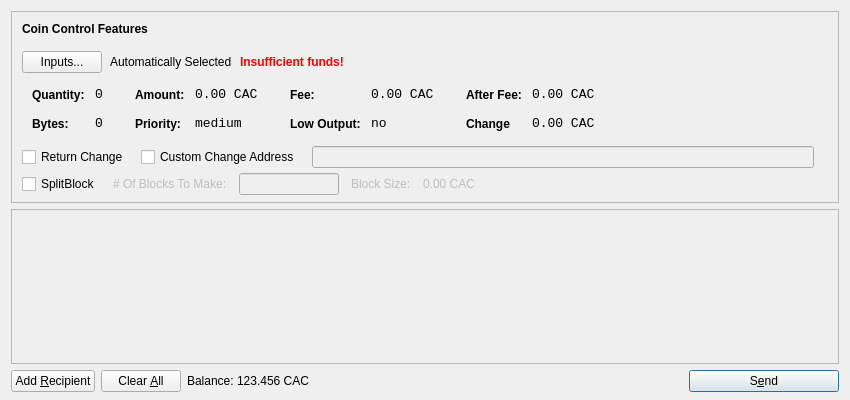
<?xml version="1.0" encoding="UTF-8"?>
<ui version="4.0">
 <class>SendCoinsDialog</class>
 <widget class="QDialog" name="SendCoinsDialog">
  <property name="geometry">
   <rect>
    <x>0</x>
    <y>0</y>
    <width>850</width>
    <height>400</height>
   </rect>
  </property>
  <property name="windowTitle">
   <string>Send Coins</string>
  </property>
  <layout class="QVBoxLayout" name="verticalLayout" stretch="0,1,0">
   <property name="bottomMargin">
    <number>8</number>
   </property>
   <item>
    <widget class="QFrame" name="frameCoinControl">
     <property name="sizePolicy">
      <sizepolicy hsizetype="Expanding" vsizetype="Expanding">
       <horstretch>0</horstretch>
       <verstretch>0</verstretch>
      </sizepolicy>
     </property>
     <property name="maximumSize">
      <size>
       <width>16777215</width>
       <height>16777215</height>
      </size>
     </property>
     <property name="frameShape">
      <enum>QFrame::StyledPanel</enum>
     </property>
     <property name="frameShadow">
      <enum>QFrame::Sunken</enum>
     </property>
     <layout class="QVBoxLayout" name="verticalLayoutCoinControl2">
      <property name="spacing">
       <number>-1</number>
      </property>
      <property name="leftMargin">
       <number>0</number>
      </property>
      <property name="topMargin">
       <number>0</number>
      </property>
      <property name="rightMargin">
       <number>0</number>
      </property>
      <property name="bottomMargin">
       <number>6</number>
      </property>
      <item>
       <layout class="QVBoxLayout" name="verticalLayoutCoinControl" stretch="0,0,0,0,1">
        <property name="spacing">
         <number>0</number>
        </property>
        <property name="leftMargin">
         <number>10</number>
        </property>
        <property name="topMargin">
         <number>10</number>
        </property>
        <item>
         <layout class="QHBoxLayout" name="horizontalLayoutCoinControl1">
          <property name="bottomMargin">
           <number>15</number>
          </property>
          <item>
           <widget class="QLabel" name="labelCoinControlFeatures">
            <property name="sizePolicy">
             <sizepolicy hsizetype="Preferred" vsizetype="Maximum">
              <horstretch>0</horstretch>
              <verstretch>0</verstretch>
             </sizepolicy>
            </property>
            <property name="font">
             <font>
              <weight>75</weight>
              <bold>true</bold>
             </font>
            </property>
            <property name="styleSheet">
             <string notr="true">font-weight:bold;</string>
            </property>
            <property name="text">
             <string>Coin Control Features</string>
            </property>
           </widget>
          </item>
         </layout>
        </item>
        <item>
         <layout class="QHBoxLayout" name="horizontalLayoutCoinControl2" stretch="0,0,0,0">
          <property name="spacing">
           <number>8</number>
          </property>
          <property name="bottomMargin">
           <number>10</number>
          </property>
          <item>
           <widget class="QPushButton" name="pushButtonCoinControl">
            <property name="styleSheet">
             <string notr="true"/>
            </property>
            <property name="text">
             <string>Inputs...</string>
            </property>
           </widget>
          </item>
          <item>
           <widget class="QLabel" name="labelCoinControlAutomaticallySelected">
            <property name="text">
             <string>Automatically Selected</string>
            </property>
            <property name="margin">
             <number>5</number>
            </property>
           </widget>
          </item>
          <item>
           <widget class="QLabel" name="labelCoinControlInsuffFunds">
            <property name="font">
             <font>
              <weight>75</weight>
              <bold>true</bold>
             </font>
            </property>
            <property name="styleSheet">
             <string notr="true">color:red;font-weight:bold;</string>
            </property>
            <property name="text">
             <string>Insufficient funds!</string>
            </property>
            <property name="margin">
             <number>5</number>
            </property>
           </widget>
          </item>
          <item>
           <spacer name="horizontalSpacerCoinControl">
            <property name="orientation">
             <enum>Qt::Horizontal</enum>
            </property>
            <property name="sizeHint" stdset="0">
             <size>
              <width>40</width>
              <height>1</height>
             </size>
            </property>
           </spacer>
          </item>
         </layout>
        </item>
        <item>
         <widget class="QWidget" name="widgetCoinControl" native="true">
          <property name="sizePolicy">
           <sizepolicy hsizetype="Preferred" vsizetype="Preferred">
            <horstretch>0</horstretch>
            <verstretch>0</verstretch>
           </sizepolicy>
          </property>
          <property name="minimumSize">
           <size>
            <width>0</width>
            <height>0</height>
           </size>
          </property>
          <property name="styleSheet">
           <string notr="true"/>
          </property>
          <layout class="QHBoxLayout" name="horizontalLayoutCoinControl5">
           <property name="margin">
            <number>0</number>
           </property>
           <item>
            <layout class="QHBoxLayout" name="horizontalLayoutCoinControl3" stretch="0,0,0,1">
             <property name="spacing">
              <number>20</number>
             </property>
             <property name="topMargin">
              <number>0</number>
             </property>
             <property name="bottomMargin">
              <number>10</number>
             </property>
             <item>
              <layout class="QFormLayout" name="formLayoutCoinControl1">
               <property name="horizontalSpacing">
                <number>10</number>
               </property>
               <property name="verticalSpacing">
                <number>14</number>
               </property>
               <property name="leftMargin">
                <number>10</number>
               </property>
               <property name="topMargin">
                <number>4</number>
               </property>
               <property name="rightMargin">
                <number>6</number>
               </property>
               <item row="0" column="0">
                <widget class="QLabel" name="labelCoinControlQuantityText">
                 <property name="styleSheet">
                  <string notr="true">font-weight:bold;</string>
                 </property>
                 <property name="text">
                  <string>Quantity:</string>
                 </property>
                 <property name="margin">
                  <number>0</number>
                 </property>
                </widget>
               </item>
               <item row="0" column="1">
                <widget class="QLabel" name="labelCoinControlQuantity">
                 <property name="font">
                  <font>
                   <family>Monospace</family>
                   <pointsize>10</pointsize>
                  </font>
                 </property>
                 <property name="cursor">
                  <cursorShape>IBeamCursor</cursorShape>
                 </property>
                 <property name="contextMenuPolicy">
                  <enum>Qt::ActionsContextMenu</enum>
                 </property>
                 <property name="text">
                  <string>0</string>
                 </property>
                 <property name="margin">
                  <number>0</number>
                 </property>
                 <property name="textInteractionFlags">
                  <set>Qt::LinksAccessibleByMouse|Qt::TextSelectableByKeyboard|Qt::TextSelectableByMouse</set>
                 </property>
                </widget>
               </item>
               <item row="1" column="0">
                <widget class="QLabel" name="labelCoinControlBytesText">
                 <property name="styleSheet">
                  <string notr="true">font-weight:bold;</string>
                 </property>
                 <property name="text">
                  <string>Bytes:</string>
                 </property>
                </widget>
               </item>
               <item row="1" column="1">
                <widget class="QLabel" name="labelCoinControlBytes">
                 <property name="font">
                  <font>
                   <family>Monospace</family>
                   <pointsize>10</pointsize>
                  </font>
                 </property>
                 <property name="cursor">
                  <cursorShape>IBeamCursor</cursorShape>
                 </property>
                 <property name="contextMenuPolicy">
                  <enum>Qt::ActionsContextMenu</enum>
                 </property>
                 <property name="text">
                  <string>0</string>
                 </property>
                 <property name="textInteractionFlags">
                  <set>Qt::LinksAccessibleByMouse|Qt::TextSelectableByKeyboard|Qt::TextSelectableByMouse</set>
                 </property>
                </widget>
               </item>
              </layout>
             </item>
             <item>
              <layout class="QFormLayout" name="formLayoutCoinControl2">
               <property name="horizontalSpacing">
                <number>10</number>
               </property>
               <property name="verticalSpacing">
                <number>14</number>
               </property>
               <property name="leftMargin">
                <number>6</number>
               </property>
               <property name="topMargin">
                <number>4</number>
               </property>
               <property name="rightMargin">
                <number>6</number>
               </property>
               <item row="0" column="0">
                <widget class="QLabel" name="labelCoinControlAmountText">
                 <property name="styleSheet">
                  <string notr="true">font-weight:bold;</string>
                 </property>
                 <property name="text">
                  <string>Amount:</string>
                 </property>
                 <property name="margin">
                  <number>0</number>
                 </property>
                </widget>
               </item>
               <item row="0" column="1">
                <widget class="QLabel" name="labelCoinControlAmount">
                 <property name="font">
                  <font>
                   <family>Monospace</family>
                   <pointsize>10</pointsize>
                  </font>
                 </property>
                 <property name="cursor">
                  <cursorShape>IBeamCursor</cursorShape>
                 </property>
                 <property name="contextMenuPolicy">
                  <enum>Qt::ActionsContextMenu</enum>
                 </property>
                 <property name="text">
                  <string>0.00 CAC</string>
                 </property>
                 <property name="textInteractionFlags">
                  <set>Qt::LinksAccessibleByMouse|Qt::TextSelectableByKeyboard|Qt::TextSelectableByMouse</set>
                 </property>
                </widget>
               </item>
               <item row="1" column="0">
                <widget class="QLabel" name="labelCoinControlPriorityText">
                 <property name="styleSheet">
                  <string notr="true">font-weight:bold;</string>
                 </property>
                 <property name="text">
                  <string>Priority:</string>
                 </property>
                </widget>
               </item>
               <item row="1" column="1">
                <widget class="QLabel" name="labelCoinControlPriority">
                 <property name="font">
                  <font>
                   <family>Monospace</family>
                   <pointsize>10</pointsize>
                  </font>
                 </property>
                 <property name="cursor">
                  <cursorShape>IBeamCursor</cursorShape>
                 </property>
                 <property name="contextMenuPolicy">
                  <enum>Qt::ActionsContextMenu</enum>
                 </property>
                 <property name="text">
                  <string>medium</string>
                 </property>
                 <property name="textInteractionFlags">
                  <set>Qt::LinksAccessibleByMouse|Qt::TextSelectableByKeyboard|Qt::TextSelectableByMouse</set>
                 </property>
                </widget>
               </item>
              </layout>
             </item>
             <item>
              <layout class="QFormLayout" name="formLayoutCoinControl3">
               <property name="horizontalSpacing">
                <number>10</number>
               </property>
               <property name="verticalSpacing">
                <number>14</number>
               </property>
               <property name="leftMargin">
                <number>6</number>
               </property>
               <property name="topMargin">
                <number>4</number>
               </property>
               <property name="rightMargin">
                <number>6</number>
               </property>
               <item row="0" column="0">
                <widget class="QLabel" name="labelCoinControlFeeText">
                 <property name="styleSheet">
                  <string notr="true">font-weight:bold;</string>
                 </property>
                 <property name="text">
                  <string>Fee:</string>
                 </property>
                 <property name="margin">
                  <number>0</number>
                 </property>
                </widget>
               </item>
               <item row="0" column="1">
                <widget class="QLabel" name="labelCoinControlFee">
                 <property name="font">
                  <font>
                   <family>Monospace</family>
                   <pointsize>10</pointsize>
                  </font>
                 </property>
                 <property name="cursor">
                  <cursorShape>IBeamCursor</cursorShape>
                 </property>
                 <property name="contextMenuPolicy">
                  <enum>Qt::ActionsContextMenu</enum>
                 </property>
                 <property name="text">
                  <string>0.00 CAC</string>
                 </property>
                 <property name="textInteractionFlags">
                  <set>Qt::LinksAccessibleByMouse|Qt::TextSelectableByKeyboard|Qt::TextSelectableByMouse</set>
                 </property>
                </widget>
               </item>
               <item row="1" column="0">
                <widget class="QLabel" name="labelCoinControlLowOutputText">
                 <property name="styleSheet">
                  <string notr="true">font-weight:bold;</string>
                 </property>
                 <property name="text">
                  <string>Low Output:</string>
                 </property>
                </widget>
               </item>
               <item row="1" column="1">
                <widget class="QLabel" name="labelCoinControlLowOutput">
                 <property name="font">
                  <font>
                   <family>Monospace</family>
                   <pointsize>10</pointsize>
                  </font>
                 </property>
                 <property name="cursor">
                  <cursorShape>IBeamCursor</cursorShape>
                 </property>
                 <property name="contextMenuPolicy">
                  <enum>Qt::ActionsContextMenu</enum>
                 </property>
                 <property name="text">
                  <string>no</string>
                 </property>
                 <property name="textInteractionFlags">
                  <set>Qt::LinksAccessibleByMouse|Qt::TextSelectableByKeyboard|Qt::TextSelectableByMouse</set>
                 </property>
                </widget>
               </item>
              </layout>
             </item>
             <item>
              <layout class="QFormLayout" name="formLayoutCoinControl4">
               <property name="fieldGrowthPolicy"> 
                <enum>QFormLayout::AllNonFixedFieldsGrow</enum> 
               </property>
               <property name="horizontalSpacing">
                <number>10</number>
               </property>
               <property name="verticalSpacing">
                <number>14</number>
               </property>
               <property name="leftMargin">
                <number>6</number>
               </property>
               <property name="topMargin">
                <number>4</number>
               </property>
               <property name="rightMargin">
                <number>6</number>
               </property>
               <item row="0" column="0">
                <widget class="QLabel" name="labelCoinControlAfterFeeText">
                 <property name="styleSheet">
                  <string notr="true">font-weight:bold;</string>
                 </property>
                 <property name="text">
                  <string>After Fee:</string>
                 </property>
                 <property name="margin">
                  <number>0</number>
                 </property>
                </widget>
               </item>
               <item row="0" column="1">
                <widget class="QLabel" name="labelCoinControlAfterFee">
                 <property name="font">
                  <font>
                   <family>Monospace</family>
                   <pointsize>10</pointsize>
                  </font>
                 </property>
                 <property name="cursor">
                  <cursorShape>IBeamCursor</cursorShape>
                 </property>
                 <property name="contextMenuPolicy">
                  <enum>Qt::ActionsContextMenu</enum>
                 </property>
                 <property name="text">
                  <string>0.00 CAC</string>
                 </property>
                 <property name="textInteractionFlags">
                  <set>Qt::LinksAccessibleByMouse|Qt::TextSelectableByKeyboard|Qt::TextSelectableByMouse</set>
                 </property>
                </widget>
               </item>
               <item row="1" column="0">
                <widget class="QLabel" name="labelCoinControlChangeText">
                 <property name="styleSheet">
                  <string notr="true">font-weight:bold;</string>
                 </property>
                 <property name="text">
                  <string>Change</string>
                 </property>
                </widget>
               </item>
               <item row="1" column="1">
                <widget class="QLabel" name="labelCoinControlChange">
                 <property name="font">
                  <font>
                   <family>Monospace</family>
                   <pointsize>10</pointsize>
                  </font>
                 </property>
                 <property name="cursor">
                  <cursorShape>IBeamCursor</cursorShape>
                 </property>
                 <property name="contextMenuPolicy">
                  <enum>Qt::ActionsContextMenu</enum>
                 </property>
                 <property name="text">
                  <string>0.00 CAC</string>
                 </property>
                 <property name="textInteractionFlags">
                  <set>Qt::LinksAccessibleByMouse|Qt::TextSelectableByKeyboard|Qt::TextSelectableByMouse</set>
                 </property>
                </widget>
               </item>
              </layout>
             </item>
            </layout>
           </item>
          </layout>
         </widget>
        </item>
        <item>
         <layout class="QHBoxLayout" name="horizontalLayoutCoinControl4" stretch="0,0,0,0">
          <property name="spacing">
           <number>12</number>
          </property>
          <property name="sizeConstraint">
           <enum>QLayout::SetDefaultConstraint</enum>
          </property>
          <property name="topMargin">
           <number>5</number>
          </property>
          <property name="rightMargin">
           <number>5</number>
          </property>
		  <item> 
		   <widget class="QCheckBox" name="returnChangeCheckBox">
 		    <property name="text">
 		     <string>Return Change</string>
 		    </property>
 		   </widget>
 		  </item>		  
          <item>
           <widget class="QCheckBox" name="checkBoxCoinControlChange">
            <property name="text">
             <string>Custom Change Address</string>
            </property>
           </widget>
          </item>
          <item>
           <widget class="QLineEdit" name="lineEditCoinControlChange">
            <property name="enabled">
             <bool>false</bool>
            </property>
            <property name="sizePolicy">
             <sizepolicy hsizetype="Expanding" vsizetype="Fixed">
              <horstretch>0</horstretch>
              <verstretch>0</verstretch>
             </sizepolicy>
            </property>
           </widget>
          </item>
          <item>
           <widget class="QLabel" name="labelCoinControlChangeLabel">
            <property name="sizePolicy">
             <sizepolicy hsizetype="Preferred" vsizetype="Expanding">
              <horstretch>0</horstretch>
              <verstretch>0</verstretch>
             </sizepolicy>
            </property>
            <property name="minimumSize">
             <size>
              <width>0</width>
              <height>0</height>
             </size>
            </property>
            <property name="text">
             <string/>
            </property>
            <property name="margin">
             <number>3</number>
            </property>
           </widget>
          </item>
         </layout>
        </item>
        <item>
         <layout class="QHBoxLayout" name="horizontalLayoutCoinControl4a" stretch="0,0,0,0">
          <property name="alignment" >
         <set>Qt::AlignLeft</set>
          </property>
          <property name="spacing">
           <number>12</number>
          </property>
          <property name="sizeConstraint">
           <enum>QLayout::SetDefaultConstraint</enum>
          </property>
          <property name="topMargin">
           <number>5</number>
          </property>
          <property name="rightMargin">
           <number>5</number>
          </property>
           <item> 
           <widget class="QCheckBox" name="splitBlockCheckBox"> 
            <property name="text"> 
             <string>SplitBlock</string> 
            </property> 
           </widget> 
          </item> 
          <item> 
           <widget class="QLabel" name="labelBlocksToMakeText"> 
            <property name="enabled"> 
             <bool>false</bool> 
            </property> 
            <property name="text"> 
             <string># Of Blocks To Make:</string> 
            </property> 
           </widget> 
          </item>
          <item> 
           <widget class="QLineEdit" name="splitBlockLineEdit"> 
            <property name="enabled"> 
             <bool>false</bool> 
            </property> 
            <property name="sizePolicy"> 
             <sizepolicy hsizetype="Fixed" vsizetype="Fixed"> 
              <horstretch>0</horstretch> 
              <verstretch>0</verstretch> 
             </sizepolicy> 
            </property> 
            <property name="maximumSize"> 
             <size> 
              <width>100</width> 
              <height>16777215</height> 
             </size> 
            </property> 
           </widget> 
          </item> 
          <item> 
           <widget class="QLabel" name="labelBlockSizeText"> 
            <property name="enabled"> 
             <bool>false</bool> 
            </property> 
            <property name="text"> 
             <string>Block Size:</string> 
            </property> 
           </widget> 
          </item> 
          <item> 
           <widget class="QLabel" name="labelBlockSize"> 
            <property name="enabled"> 
             <bool>false</bool> 
            </property> 
            <property name="text"> 
             <string>0.00 CAC</string> 
            </property>
           </widget> 
           </item>
         </layout>
        </item>
        <item>
         <spacer name="verticalSpacerCoinControl">
          <property name="orientation">
           <enum>Qt::Vertical</enum>
          </property>
          <property name="sizeHint" stdset="0">
           <size>
            <width>800</width>
            <height>1</height>
           </size>
          </property>
         </spacer>
        </item>
       </layout>
      </item>
     </layout>
    </widget>
   </item>
   <item>
    <widget class="QScrollArea" name="scrollArea">
     <property name="widgetResizable">
      <bool>true</bool>
     </property>
     <widget class="QWidget" name="scrollAreaWidgetContents">
      <property name="geometry">
       <rect>
        <x>0</x>
        <y>0</y>
        <width>830</width>
        <height>172</height>
       </rect>
      </property>
      <layout class="QVBoxLayout" name="verticalLayout_2">
       <property name="margin">
        <number>0</number>
       </property>
       <item>
        <layout class="QVBoxLayout" name="entries">
         <property name="spacing">
          <number>6</number>
         </property>
        </layout>
       </item>
       <item>
        <spacer name="verticalSpacer">
         <property name="orientation">
          <enum>Qt::Vertical</enum>
         </property>
         <property name="sizeHint" stdset="0">
          <size>
           <width>20</width>
           <height>40</height>
          </size>
         </property>
        </spacer>
       </item>
      </layout>
     </widget>
    </widget>
   </item>
   <item>
    <layout class="QHBoxLayout" name="horizontalLayout">
     <item>
      <widget class="QPushButton" name="addButton">
       <property name="toolTip">
        <string>Send to multiple recipients at once</string>
       </property>
       <property name="text">
        <string>Add &amp;Recipient</string>
       </property>
       <property name="icon">
        <iconset resource="../bitcoin.qrc">
         <normaloff>:/icons/add</normaloff>:/icons/add</iconset>
       </property>
       <property name="autoDefault">
        <bool>false</bool>
       </property>
      </widget>
     </item>
     <item>
      <widget class="QPushButton" name="clearButton">
       <property name="sizePolicy">
        <sizepolicy hsizetype="Minimum" vsizetype="Fixed">
         <horstretch>0</horstretch>
         <verstretch>0</verstretch>
        </sizepolicy>
       </property>
       <property name="toolTip">
        <string>Remove all transaction fields</string>
       </property>
       <property name="text">
        <string>Clear &amp;All</string>
       </property>
       <property name="icon">
        <iconset resource="../bitcoin.qrc">
         <normaloff>:/icons/remove</normaloff>:/icons/remove</iconset>
       </property>
       <property name="autoRepeatDelay">
        <number>300</number>
       </property>
       <property name="autoDefault">
        <bool>false</bool>
       </property>
      </widget>
     </item>
     <item>
      <layout class="QHBoxLayout" name="horizontalLayout_2">
       <property name="spacing">
        <number>3</number>
       </property>
       <item>
        <widget class="QLabel" name="label">
         <property name="sizePolicy">
          <sizepolicy hsizetype="Preferred" vsizetype="Fixed">
           <horstretch>0</horstretch>
           <verstretch>0</verstretch>
          </sizepolicy>
         </property>
         <property name="text">
          <string>Balance:</string>
         </property>
        </widget>
       </item>
       <item>
        <widget class="QLabel" name="labelBalance">
         <property name="sizePolicy">
          <sizepolicy hsizetype="Preferred" vsizetype="Fixed">
           <horstretch>0</horstretch>
           <verstretch>0</verstretch>
          </sizepolicy>
         </property>
         <property name="cursor">
          <cursorShape>IBeamCursor</cursorShape>
         </property>
         <property name="text">
          <string>123.456 CAC</string>
         </property>
         <property name="textInteractionFlags">
          <set>Qt::LinksAccessibleByMouse|Qt::TextSelectableByKeyboard|Qt::TextSelectableByMouse</set>
         </property>
        </widget>
       </item>
      </layout>
     </item>
     <item>
      <spacer name="horizontalSpacer">
       <property name="orientation">
        <enum>Qt::Horizontal</enum>
       </property>
       <property name="sizeHint" stdset="0">
        <size>
         <width>40</width>
         <height>20</height>
        </size>
       </property>
      </spacer>
     </item>
     <item>
      <widget class="QPushButton" name="sendButton">
       <property name="minimumSize">
        <size>
         <width>150</width>
         <height>0</height>
        </size>
       </property>
       <property name="toolTip">
        <string>Confirm the send action</string>
       </property>
       <property name="text">
        <string>S&amp;end</string>
       </property>
       <property name="icon">
        <iconset resource="../bitcoin.qrc">
         <normaloff>:/icons/send</normaloff>:/icons/send</iconset>
       </property>
       <property name="default">
        <bool>true</bool>
       </property>
      </widget>
     </item>
    </layout>
   </item>
  </layout>
 </widget>
 <resources>
  <include location="../bitcoin.qrc"/>
 </resources>
 <connections/>
</ui>
